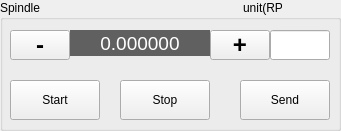
  <widget class="QGroupBox" name="groupBox_2">
   <property name="geometry">
    <rect>
     <x>20</x>
     <y>90</y>
     <width>341</width>
     <height>131</height>
    </rect>
   </property>
   <property name="title">
    <string>Spindle                                                             unit(RPM)</string>
   </property>
   <widget class="QPushButton" name="pbn_spindleStart">
    <property name="geometry">
     <rect>
      <x>10</x>
      <y>80</y>
      <width>90</width>
      <height>40</height>
     </rect>
    </property>
    <property name="text">
     <string>Start</string>
    </property>
   </widget>
   <widget class="QPushButton" name="pbn_spindleStop">
    <property name="geometry">
     <rect>
      <x>120</x>
      <y>80</y>
      <width>90</width>
      <height>40</height>
     </rect>
    </property>
    <property name="text">
     <string>Stop</string>
    </property>
   </widget>
   <widget class="QLabel" name="lb_spindle">
    <property name="geometry">
     <rect>
      <x>70</x>
      <y>30</y>
      <width>140</width>
      <height>26</height>
     </rect>
    </property>
    <property name="font">
     <font>
      <pointsize>14</pointsize>
      <weight>50</weight>
      <bold>false</bold>
      <underline>false</underline>
      <strikeout>false</strikeout>
      <kerning>true</kerning>
     </font>
    </property>
    <property name="styleSheet">
     <string notr="true">background-color: rgb(96, 96, 96);
color: white;</string>
    </property>
    <property name="text">
     <string>0.000000</string>
    </property>
    <property name="alignment">
     <set>Qt::AlignCenter</set>
    </property>
   </widget>
   <widget class="QPushButton" name="pbn_spindleRight">
    <property name="geometry">
     <rect>
      <x>210</x>
      <y>30</y>
      <width>60</width>
      <height>30</height>
     </rect>
    </property>
    <property name="font">
     <font>
      <family>Ubuntu</family>
      <pointsize>18</pointsize>
      <weight>75</weight>
      <bold>true</bold>
     </font>
    </property>
    <property name="text">
     <string>+</string>
    </property>
    <property name="autoRepeat">
     <bool>true</bool>
    </property>
   </widget>
   <widget class="QPushButton" name="pbn_spindleLeft">
    <property name="geometry">
     <rect>
      <x>10</x>
      <y>30</y>
      <width>60</width>
      <height>30</height>
     </rect>
    </property>
    <property name="font">
     <font>
      <family>Ubuntu</family>
      <pointsize>18</pointsize>
      <weight>75</weight>
      <bold>true</bold>
     </font>
    </property>
    <property name="text">
     <string>-</string>
    </property>
    <property name="autoRepeat">
     <bool>true</bool>
    </property>
   </widget>
   <widget class="QPushButton" name="pbn_spindleSend">
    <property name="geometry">
     <rect>
      <x>240</x>
      <y>80</y>
      <width>90</width>
      <height>40</height>
     </rect>
    </property>
    <property name="text">
     <string>Send</string>
    </property>
   </widget>
   <widget class="QLineEdit" name="le_spindle">
    <property name="geometry">
     <rect>
      <x>270</x>
      <y>30</y>
      <width>60</width>
      <height>30</height>
     </rect>
    </property>
   </widget>
  </widget>
